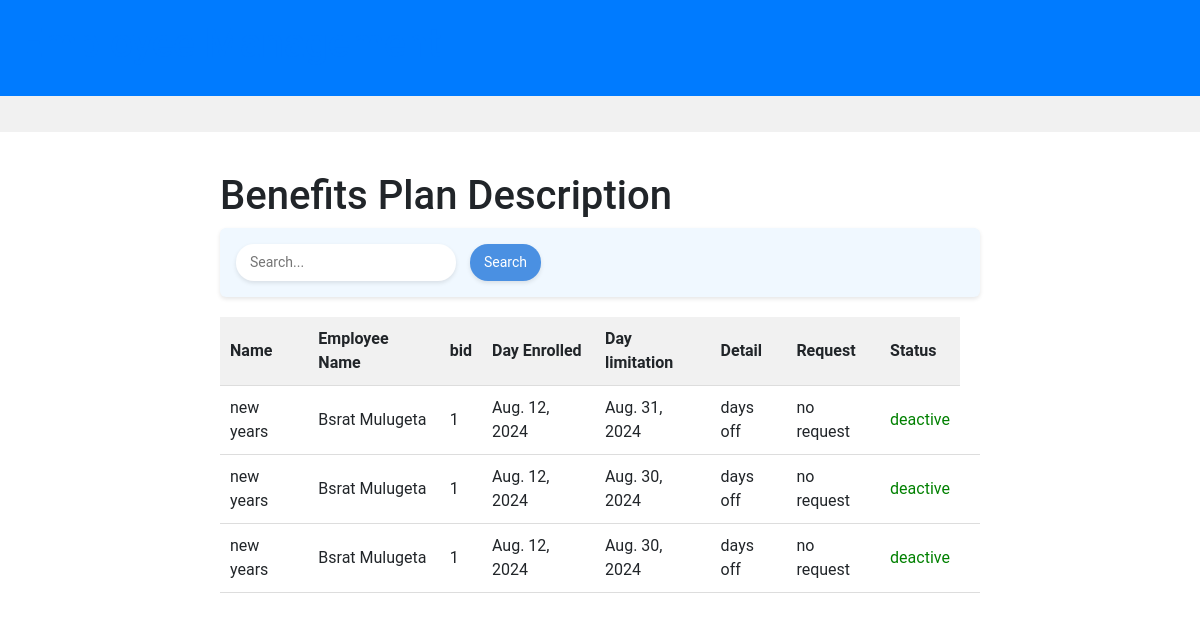
Before: /benefit/sum/ (signed in) with the older database file.
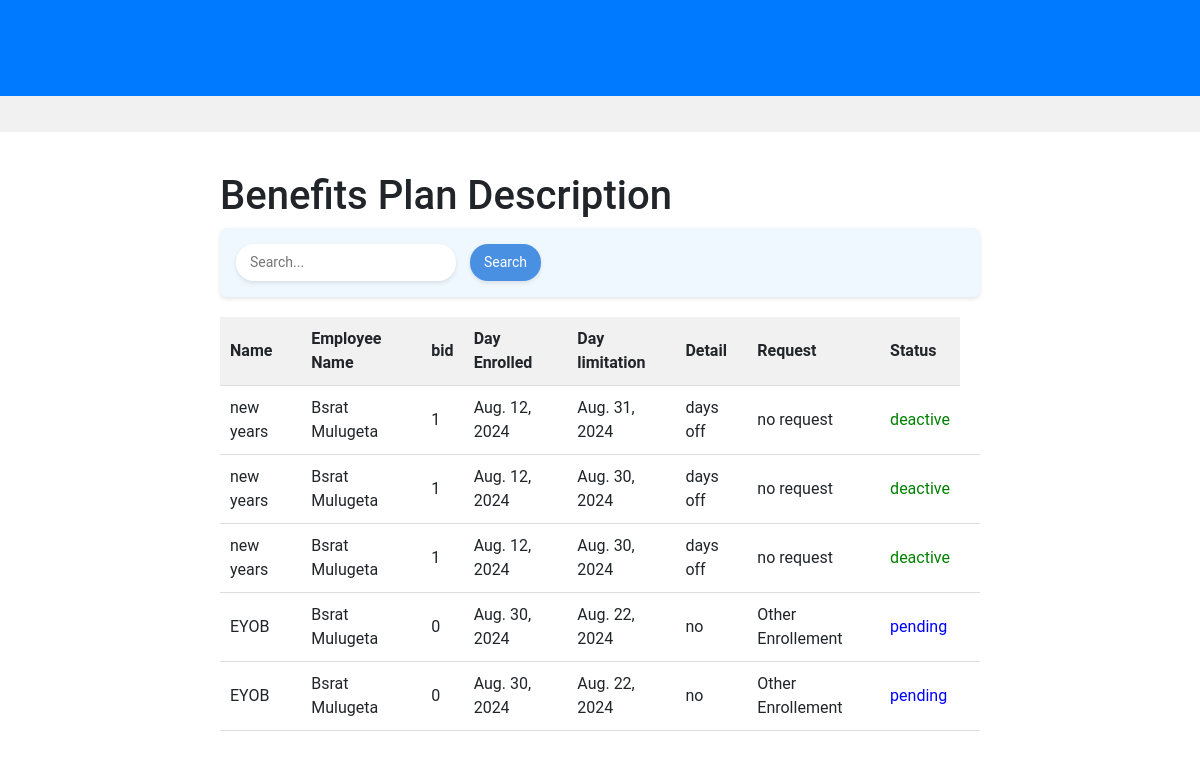
After: the same page with the newer database file.
### benefits/models.py (models this page shows)
class Enrollement(models.Model):
    id = models.AutoField(primary_key=True)
    user = models.EmailField(default="123@gmail.com")
    ename = models.CharField(max_length=200,default="")
    cost = models.IntegerField(default=0)
    bid = models.IntegerField()
    name = models.CharField(max_length=200)
    Request = models.CharField(max_length=200,default="no request")
    expiration_date = models.DateField()
    Request_date = models.DateField(auto_now=True)
    enrollement_date = models.DateField(default="2000-11-11")
    state =  models.CharField(max_length=200,default='no request')
    type =  models.CharField(max_length=200,default="Other")
    detail = models.CharField(max_length=500)

### benefits/views.py (the view)
# urls.py: path("sum/", views.sum),
@login_required(login_url="login")
def sum(request):
    now = datetime.date.today()
    plans = Enrollement.objects.all()
    if request.method == "POST" :
        if 'search' in request.POST:
            search = request.POST['search']
            plans = Enrollement.objects.filter(name = search).all()
    return render (request , 'benefit/sum.html',{"plans":plans,"time":now} )

### templates/benefit/sum.html (shortened to what this page needs)
{% extends 'base.html' %}
{% block content %}
{% load static %}
<link rel="stylesheet" href="{% static 'style.css' %}">
  <div class="container">
    <h1>Benefits Plan Description</h1>
    <div class="search-and-filters">
      <div class="search-container">
        <form action ="" method="POST">
          <input type="text" class="search-input" placeholder="Search..." name = "search">
        <button class="search-button" >
          Search
        </button>
        </form>
        </div>
        </div>
    <table>
      <thead>
        <tr>
          <th>Name</th>
          <th>Employee Name</th>
          <th>bid</th>
          <th>Day Enrolled</th>
          <th>Day limitation</th>
          <th>Detail</th>
          <th>Request</th>
          <th>Status</th>
        </tr>
      </thead>
      <tbody>
        {% for p in plans %}
        {% if p.state != "rejected"%}
        <tr>
          <td>{{p.name}}</td>
          <td>{{p.ename}}</td>
          <td>{{p.bid}}</td>
          <td>{{p.enrollement_date}}</td>
          <td>{{p.expiration_date}}</td>
          <td>{{p.detail}}</td>
          <td>{{p.Request}}</td>
          {% if p.state == "pending"%}
          <td style="color: blue;">pending</td>
          {% endif %}
          {% if p.state == "deactive"%}
          <td id ="active" style="color: green;">deactive</td>
          {% endif %}
          <td>
          </td>
        </tr>
        {% endif %}
        {% endfor %}
      </tbody>
    </table>
  </div>
{% endblock %}

Changed rows visible on the page:
added Enrollement: name "EYOB", ename "Bsrat Mulugeta", bid "0", enrollement_date "Aug. 30, 2024", expiration_date "Aug. 22, 2024", detail "no", Request "Other Enrollement", state "pending"
added Enrollement: name "EYOB", ename "Bsrat Mulugeta", bid "0", enrollement_date "Aug. 30, 2024", expiration_date "Aug. 22, 2024", detail "no", Request "Other Enrollement", state "pending"
